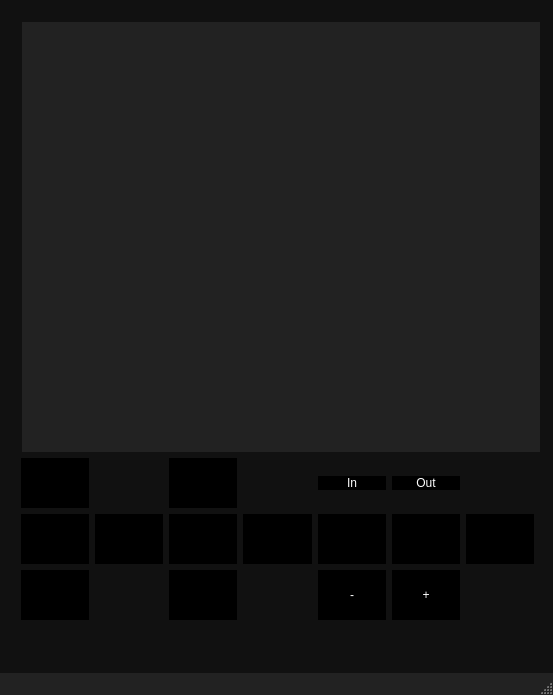
<?xml version="1.0" encoding="UTF-8"?>
<ui version="4.0">
 <class>MainWindow</class>
 <widget class="QMainWindow" name="MainWindow">
  <property name="geometry">
   <rect>
    <x>0</x>
    <y>0</y>
    <width>553</width>
    <height>695</height>
   </rect>
  </property>
  <property name="sizePolicy">
   <sizepolicy hsizetype="Expanding" vsizetype="Expanding">
    <horstretch>0</horstretch>
    <verstretch>10</verstretch>
   </sizepolicy>
  </property>
  <property name="windowTitle">
   <string>MainWindow</string>
  </property>
  <property name="styleSheet">
   <string notr="true">QMainWindow{
    background-color: #111111;

}





QStatusBar{
	background-color: #222222;
	color: white;
}

 QStatusBar::item {
     border: 1px solid yellow;
     border-radius: 3px;
 }

 QStatusBar QLabel {
     border: 1px solid white;
 }


QGraphicsView
{
    background-color: #222222;
}

QFileDialog{
		background-color: #222222;
		color: white;
}

QFileDialog QLineEdit{
		background-color: #222222;
		color: white;
}

QDialog#infoDialog{
	background-color: #222222;s
}

QMessageBox{
background-color: #222222;
	color: black;
}


QPushButton{
	border: 0px solid white;
	background-repeat: none;
	background-position: center;
	background-color: black;
	color: white;
	/*height:	70px;*/
}

QPushButton:checked{
	background-color: #333333;
}

QPushButton:pressed{
	background-color: #555555;
}


QPushButton#leftPushButton{
	background-image: url(:img/btn_pan_left_normal.png);
}

QPushButton#rightPushButton{
	background-image: url(:img/btn_pan_right_normal.png);
}



QPushButton#upPushButton{
	background-image: url(:img/btn_tilt_up_normal.png);
}

QPushButton#downPushButton{
	background-image: url(:img/btn_tilt_down_normal.png);
}


QPushButton#stopMovePushButton{
	background-image: url(:img/btn_pan_stop_normal.png);
}

QPushButton#cameraPushButton{
	background-image: url(:/img/device_nex.png);
}

QPushButton#toolsPushButton{
	background-image: url(:/img/btn_settings_normal.png);
}

QPushButton#previewPushButton{
	background-image: url(:/img/btn_postview_common_normal.png);
}


QPushButton#takePicturePushButton{
	background-image: url(:/img/btn_capture_still_normal.png);
}

QPushButton#takePicturePushButton:pressed {
    background-color: #ffffff;
}

QPushButton#takePicturePushButton:disabled {
	background-image: url(:/img/btn_capture_still_disable.png);
}

QPushButton#zoomInPushButton{
	background-image: url(:/img/zoom_t_normal.png);
}

QPushButton#zoomInPushButton:pressed{
	background-image: url(:/img/zoom_t_pushed.png);
    background-color: #ffffff;
}

QPushButton#zoomInPushButton:disabled{
	background-image: url(:/img/zoom_t_disable.png);

}

QPushButton#zoomOutPushButton{
	background-image: url(:/img/zoom_w_normal.png);
}

QPushButton#zoomOutPushButton:pressed{
	background-image: url(:/img/zoom_w_pushed.png);
    background-color: #ffffff;
}

QPushButton#zoomOutPushButton:disabled{
	background-image: url(:/img/zoom_w_disable.png);
}


QComboBox {
	/*font-family:  &quot;Lucida Grande&quot;, Lucida, Verdana, sans-serif;*/
	/*height: 90px;*/
    /*border-radius: 3px;*/
	border: 0px solid #D3D3D3;
    background-color: transparent;
    color: #FFFFFF;
    selection-background-color: blue;

}

QComboBox:hover {
   /* font-family:  &quot;Lucida Grande&quot;, Lucida, Verdana, sans-serif;*/
    background-color: #888888;
    color: #000000;
    padding: 2px;
}

QComboBox::drop-down:on {
    /*font-family:  &quot;Lucida Grande&quot;, Lucida, Verdana, sans-serif;*/
    color: #000000;  
}

QComboBox::drop-down {
    border: 0px solid #D3D3D3;
    color: #000000;
}

QComboBox::drop-down:pressed {
    border: 1px solid #D3D3D3;
    color: #000000;
}


QComboBox QAbstractItemView{
    background: transparent;
    background: grey;
	/* make the selection span the entire width of the view */
    /* show-decoration-selected: 1; */
}
QComboBox#configurationComboBox{
    /*font-family:  &quot;Lucida Grande&quot;, Lucida, Verdana, sans-serif;*/
 	color: white;
}

QLabel{
	color: white;
}

QLabel#zoomPositionLabel{
    /*font-family:  &quot;Lucida Grande&quot;, Lucida, Verdana, sans-serif;*/
	border: 0px solid #D3D3D3;
    background-color: transparent;
    color: #FFFFFF;
}

QCheckBox#loadPreviewPicCheckBox{

}


 QCheckBox {
     spacing: 0px;
	color: white;
	padding: 0px;
 }

 QCheckBox::indicator {
     width: 100px;
     height: 100px;
 }

 QCheckBox::indicator:unchecked {
     image: url(:/img/checkbox_off.png);
 }

 QCheckBox::indicator:unchecked:hover {
     image: url(:/img/checkbox_off.png);
 }

 QCheckBox::indicator:unchecked:pressed {
     image: url(:/img/checkbox_off.png);
 }

 QCheckBox::indicator:checked {
     image: url(:/img/checkbox_on.png);
 }
</string>
  </property>
  <widget class="QWidget" name="centralWidget">
   <property name="sizePolicy">
    <sizepolicy hsizetype="Expanding" vsizetype="Fixed">
     <horstretch>0</horstretch>
     <verstretch>0</verstretch>
    </sizepolicy>
   </property>
   <widget class="QWidget" name="centralGridLayoutWidget">
    <property name="geometry">
     <rect>
      <x>10</x>
      <y>0</y>
      <width>541</width>
      <height>631</height>
     </rect>
    </property>
    <layout class="QGridLayout" name="centralGridLayout">
     <property name="sizeConstraint">
      <enum>QLayout::SetDefaultConstraint</enum>
     </property>
     <item row="1" column="0">
      <widget class="QPushButton" name="previewPushButton">
       <property name="sizePolicy">
        <sizepolicy hsizetype="Expanding" vsizetype="Maximum">
         <horstretch>0</horstretch>
         <verstretch>0</verstretch>
        </sizepolicy>
       </property>
       <property name="minimumSize">
        <size>
         <width>0</width>
         <height>50</height>
        </size>
       </property>
       <property name="maximumSize">
        <size>
         <width>16777215</width>
         <height>100</height>
        </size>
       </property>
       <property name="font">
        <font>
         <kerning>false</kerning>
        </font>
       </property>
       <property name="text">
        <string/>
       </property>
       <property name="icon">
        <iconset>
         <normalon>:/img/btn_postview_common_normal.png</normalon>
        </iconset>
       </property>
       <property name="iconSize">
        <size>
         <width>52</width>
         <height>22</height>
        </size>
       </property>
       <property name="checkable">
        <bool>true</bool>
       </property>
      </widget>
     </item>
     <item row="3" column="0">
      <widget class="QPushButton" name="toolsPushButton">
       <property name="sizePolicy">
        <sizepolicy hsizetype="Expanding" vsizetype="Maximum">
         <horstretch>0</horstretch>
         <verstretch>0</verstretch>
        </sizepolicy>
       </property>
       <property name="minimumSize">
        <size>
         <width>0</width>
         <height>50</height>
        </size>
       </property>
       <property name="maximumSize">
        <size>
         <width>16777215</width>
         <height>100</height>
        </size>
       </property>
       <property name="font">
        <font>
         <kerning>false</kerning>
        </font>
       </property>
       <property name="text">
        <string/>
       </property>
       <property name="icon">
        <iconset>
         <normalon>:/img/btn_settings_normal.png</normalon>
        </iconset>
       </property>
       <property name="iconSize">
        <size>
         <width>52</width>
         <height>22</height>
        </size>
       </property>
       <property name="checkable">
        <bool>true</bool>
       </property>
      </widget>
     </item>
     <item row="2" column="0">
      <widget class="QPushButton" name="cameraPushButton">
       <property name="enabled">
        <bool>true</bool>
       </property>
       <property name="sizePolicy">
        <sizepolicy hsizetype="Expanding" vsizetype="Maximum">
         <horstretch>0</horstretch>
         <verstretch>0</verstretch>
        </sizepolicy>
       </property>
       <property name="minimumSize">
        <size>
         <width>0</width>
         <height>50</height>
        </size>
       </property>
       <property name="maximumSize">
        <size>
         <width>16777215</width>
         <height>100</height>
        </size>
       </property>
       <property name="sizeIncrement">
        <size>
         <width>0</width>
         <height>0</height>
        </size>
       </property>
       <property name="baseSize">
        <size>
         <width>0</width>
         <height>0</height>
        </size>
       </property>
       <property name="font">
        <font>
         <kerning>false</kerning>
        </font>
       </property>
       <property name="text">
        <string/>
       </property>
       <property name="iconSize">
        <size>
         <width>52</width>
         <height>22</height>
        </size>
       </property>
       <property name="checkable">
        <bool>true</bool>
       </property>
       <property name="autoDefault">
        <bool>false</bool>
       </property>
      </widget>
     </item>
     <item row="1" column="2">
      <widget class="QPushButton" name="upPushButton">
       <property name="sizePolicy">
        <sizepolicy hsizetype="Expanding" vsizetype="Maximum">
         <horstretch>0</horstretch>
         <verstretch>0</verstretch>
        </sizepolicy>
       </property>
       <property name="minimumSize">
        <size>
         <width>0</width>
         <height>50</height>
        </size>
       </property>
       <property name="maximumSize">
        <size>
         <width>16777215</width>
         <height>100</height>
        </size>
       </property>
       <property name="text">
        <string/>
       </property>
      </widget>
     </item>
     <item row="2" column="1">
      <widget class="QPushButton" name="leftPushButton">
       <property name="sizePolicy">
        <sizepolicy hsizetype="Expanding" vsizetype="Maximum">
         <horstretch>0</horstretch>
         <verstretch>0</verstretch>
        </sizepolicy>
       </property>
       <property name="minimumSize">
        <size>
         <width>0</width>
         <height>50</height>
        </size>
       </property>
       <property name="maximumSize">
        <size>
         <width>16777215</width>
         <height>100</height>
        </size>
       </property>
       <property name="text">
        <string/>
       </property>
       <property name="autoRepeat">
        <bool>false</bool>
       </property>
      </widget>
     </item>
     <item row="3" column="2">
      <widget class="QPushButton" name="downPushButton">
       <property name="sizePolicy">
        <sizepolicy hsizetype="Expanding" vsizetype="Maximum">
         <horstretch>0</horstretch>
         <verstretch>0</verstretch>
        </sizepolicy>
       </property>
       <property name="minimumSize">
        <size>
         <width>0</width>
         <height>50</height>
        </size>
       </property>
       <property name="maximumSize">
        <size>
         <width>16777215</width>
         <height>100</height>
        </size>
       </property>
       <property name="text">
        <string/>
       </property>
      </widget>
     </item>
     <item row="2" column="3">
      <widget class="QPushButton" name="rightPushButton">
       <property name="sizePolicy">
        <sizepolicy hsizetype="Expanding" vsizetype="Maximum">
         <horstretch>0</horstretch>
         <verstretch>0</verstretch>
        </sizepolicy>
       </property>
       <property name="minimumSize">
        <size>
         <width>0</width>
         <height>50</height>
        </size>
       </property>
       <property name="maximumSize">
        <size>
         <width>16777215</width>
         <height>100</height>
        </size>
       </property>
       <property name="text">
        <string/>
       </property>
      </widget>
     </item>
     <item row="0" column="0" colspan="8">
      <widget class="QStackedWidget" name="stackedWidget">
       <property name="sizePolicy">
        <sizepolicy hsizetype="Expanding" vsizetype="Minimum">
         <horstretch>0</horstretch>
         <verstretch>0</verstretch>
        </sizepolicy>
       </property>
       <property name="currentIndex">
        <number>0</number>
       </property>
       <widget class="QWidget" name="page">
        <property name="sizePolicy">
         <sizepolicy hsizetype="Ignored" vsizetype="Ignored">
          <horstretch>0</horstretch>
          <verstretch>0</verstretch>
         </sizepolicy>
        </property>
        <widget class="QWidget" name="controlGridLayoutWidget">
         <property name="geometry">
          <rect>
           <x>-10</x>
           <y>0</y>
           <width>551</width>
           <height>471</height>
          </rect>
         </property>
         <layout class="QGridLayout" name="controlGridLayout">
          <property name="sizeConstraint">
           <enum>QLayout::SetDefaultConstraint</enum>
          </property>
          <property name="spacing">
           <number>0</number>
          </property>
          <item row="1" column="0" colspan="2">
           <widget class="QComboBox" name="whiteBalanceComboBox">
            <property name="sizePolicy">
             <sizepolicy hsizetype="Expanding" vsizetype="Maximum">
              <horstretch>0</horstretch>
              <verstretch>0</verstretch>
             </sizepolicy>
            </property>
            <property name="minimumSize">
             <size>
              <width>0</width>
              <height>0</height>
             </size>
            </property>
            <property name="sizeIncrement">
             <size>
              <width>0</width>
              <height>0</height>
             </size>
            </property>
            <property name="font">
             <font>
              <family>Lucida Grande,Lucida,Verdana,sans-serif</family>
              <kerning>false</kerning>
             </font>
            </property>
            <property name="maxVisibleItems">
             <number>20</number>
            </property>
           </widget>
          </item>
          <item row="1" column="5">
           <widget class="QComboBox" name="focusModeComboBox">
            <property name="sizePolicy">
             <sizepolicy hsizetype="Expanding" vsizetype="Maximum">
              <horstretch>0</horstretch>
              <verstretch>0</verstretch>
             </sizepolicy>
            </property>
            <property name="maxVisibleItems">
             <number>6</number>
            </property>
            <property name="sizeAdjustPolicy">
             <enum>QComboBox::AdjustToContents</enum>
            </property>
           </widget>
          </item>
          <item row="1" column="4">
           <widget class="QComboBox" name="isoSpeedRateComboBox">
            <property name="sizePolicy">
             <sizepolicy hsizetype="Expanding" vsizetype="Maximum">
              <horstretch>0</horstretch>
              <verstretch>0</verstretch>
             </sizepolicy>
            </property>
            <property name="minimumSize">
             <size>
              <width>0</width>
              <height>0</height>
             </size>
            </property>
            <property name="font">
             <font>
              <family>Lucida Grande,Lucida,Verdana,sans-serif</family>
              <kerning>false</kerning>
             </font>
            </property>
            <property name="cursor">
             <cursorShape>ArrowCursor</cursorShape>
            </property>
            <property name="maxVisibleItems">
             <number>20</number>
            </property>
            <property name="duplicatesEnabled">
             <bool>false</bool>
            </property>
           </widget>
          </item>
          <item row="1" column="3">
           <widget class="QComboBox" name="fNumberComboBox">
            <property name="sizePolicy">
             <sizepolicy hsizetype="Expanding" vsizetype="Maximum">
              <horstretch>0</horstretch>
              <verstretch>0</verstretch>
             </sizepolicy>
            </property>
            <property name="minimumSize">
             <size>
              <width>0</width>
              <height>0</height>
             </size>
            </property>
            <property name="font">
             <font>
              <family>Lucida Grande,Lucida,Verdana,sans-serif</family>
              <kerning>false</kerning>
             </font>
            </property>
            <property name="maxVisibleItems">
             <number>4</number>
            </property>
           </widget>
          </item>
          <item row="1" column="2">
           <widget class="QComboBox" name="shutterSpeedComboBox">
            <property name="sizePolicy">
             <sizepolicy hsizetype="Expanding" vsizetype="Maximum">
              <horstretch>0</horstretch>
              <verstretch>0</verstretch>
             </sizepolicy>
            </property>
            <property name="minimumSize">
             <size>
              <width>0</width>
              <height>0</height>
             </size>
            </property>
            <property name="font">
             <font>
              <family>Lucida Grande,Lucida,Verdana,sans-serif</family>
              <kerning>false</kerning>
             </font>
            </property>
            <property name="maxVisibleItems">
             <number>6</number>
            </property>
            <property name="insertPolicy">
             <enum>QComboBox::InsertAtTop</enum>
            </property>
            <property name="sizeAdjustPolicy">
             <enum>QComboBox::AdjustToContentsOnFirstShow</enum>
            </property>
           </widget>
          </item>
          <item row="0" column="0" colspan="7">
           <widget class="QGraphicsView" name="LiveviewGraphicsView">
            <property name="enabled">
             <bool>false</bool>
            </property>
            <property name="sizePolicy">
             <sizepolicy hsizetype="Expanding" vsizetype="Minimum">
              <horstretch>0</horstretch>
              <verstretch>0</verstretch>
             </sizepolicy>
            </property>
            <property name="frameShape">
             <enum>QFrame::NoFrame</enum>
            </property>
            <property name="frameShadow">
             <enum>QFrame::Plain</enum>
            </property>
            <property name="lineWidth">
             <number>0</number>
            </property>
            <property name="alignment">
             <set>Qt::AlignLeading|Qt::AlignLeft|Qt::AlignTop</set>
            </property>
           </widget>
          </item>
          <item row="1" column="6">
           <widget class="QLabel" name="zoomPositionLabel">
            <property name="sizePolicy">
             <sizepolicy hsizetype="Expanding" vsizetype="Maximum">
              <horstretch>0</horstretch>
              <verstretch>0</verstretch>
             </sizepolicy>
            </property>
            <property name="minimumSize">
             <size>
              <width>10</width>
              <height>10</height>
             </size>
            </property>
            <property name="text">
             <string>Zoom</string>
            </property>
           </widget>
          </item>
         </layout>
        </widget>
       </widget>
       <widget class="QWidget" name="page_2">
        <property name="sizePolicy">
         <sizepolicy hsizetype="Ignored" vsizetype="Ignored">
          <horstretch>0</horstretch>
          <verstretch>0</verstretch>
         </sizepolicy>
        </property>
        <widget class="QWidget" name="settingsGridLayoutWidget">
         <property name="geometry">
          <rect>
           <x>0</x>
           <y>10</y>
           <width>481</width>
           <height>571</height>
          </rect>
         </property>
         <property name="sizePolicy">
          <sizepolicy hsizetype="Preferred" vsizetype="MinimumExpanding">
           <horstretch>0</horstretch>
           <verstretch>0</verstretch>
          </sizepolicy>
         </property>
         <property name="font">
          <font>
           <kerning>false</kerning>
          </font>
         </property>
         <layout class="QGridLayout" name="settingsGridLayout">
          <property name="sizeConstraint">
           <enum>QLayout::SetMinimumSize</enum>
          </property>
          <item row="6" column="1">
           <widget class="QPushButton" name="startTimerPushButton">
            <property name="sizePolicy">
             <sizepolicy hsizetype="Expanding" vsizetype="Expanding">
              <horstretch>0</horstretch>
              <verstretch>0</verstretch>
             </sizepolicy>
            </property>
            <property name="font">
             <font>
              <family>Lucida Grande</family>
              <kerning>false</kerning>
             </font>
            </property>
            <property name="text">
             <string>Timelapse</string>
            </property>
            <property name="checkable">
             <bool>true</bool>
            </property>
           </widget>
          </item>
          <item row="12" column="0">
           <widget class="QComboBox" name="selfTimerComboBox">
            <property name="sizePolicy">
             <sizepolicy hsizetype="MinimumExpanding" vsizetype="Expanding">
              <horstretch>0</horstretch>
              <verstretch>0</verstretch>
             </sizepolicy>
            </property>
            <property name="font">
             <font>
              <family>Lucida Grande,Lucida,Verdana,sans-serif</family>
              <kerning>false</kerning>
             </font>
            </property>
           </widget>
          </item>
          <item row="0" column="0" colspan="2">
           <widget class="QLineEdit" name="urlLineEdit">
            <property name="sizePolicy">
             <sizepolicy hsizetype="Expanding" vsizetype="Expanding">
              <horstretch>0</horstretch>
              <verstretch>0</verstretch>
             </sizepolicy>
            </property>
            <property name="font">
             <font>
              <family>Lucida Grande</family>
              <kerning>false</kerning>
             </font>
            </property>
           </widget>
          </item>
          <item row="4" column="1">
           <widget class="QPushButton" name="chooseFolderPushButton">
            <property name="sizePolicy">
             <sizepolicy hsizetype="Expanding" vsizetype="Expanding">
              <horstretch>0</horstretch>
              <verstretch>0</verstretch>
             </sizepolicy>
            </property>
            <property name="font">
             <font>
              <family>Lucida Grande</family>
              <kerning>false</kerning>
             </font>
            </property>
            <property name="toolTip">
             <string>&lt;html&gt;&lt;head/&gt;&lt;body&gt;&lt;p&gt;Choose the folder where  the preview pictures are stored.&lt;/p&gt;&lt;/body&gt;&lt;/html&gt;</string>
            </property>
            <property name="text">
             <string>Folder</string>
            </property>
           </widget>
          </item>
          <item row="9" column="1">
           <widget class="QTimeEdit" name="intervalTimeEdit">
            <property name="sizePolicy">
             <sizepolicy hsizetype="Maximum" vsizetype="Expanding">
              <horstretch>0</horstretch>
              <verstretch>0</verstretch>
             </sizepolicy>
            </property>
            <property name="font">
             <font>
              <family>Lucida Grande</family>
              <kerning>false</kerning>
             </font>
            </property>
            <property name="displayFormat">
             <string>ss:zzz</string>
            </property>
            <property name="time">
             <time>
              <hour>0</hour>
              <minute>0</minute>
              <second>1</second>
             </time>
            </property>
           </widget>
          </item>
          <item row="2" column="0">
           <widget class="QPushButton" name="startRecModePushButton">
            <property name="sizePolicy">
             <sizepolicy hsizetype="Expanding" vsizetype="Expanding">
              <horstretch>0</horstretch>
              <verstretch>0</verstretch>
             </sizepolicy>
            </property>
            <property name="font">
             <font>
              <family>Lucida Grande</family>
              <kerning>false</kerning>
             </font>
            </property>
            <property name="text">
             <string>Connect</string>
            </property>
            <property name="checkable">
             <bool>true</bool>
            </property>
           </widget>
          </item>
          <item row="6" column="0">
           <widget class="QPushButton" name="startLiveViewPushButton">
            <property name="sizePolicy">
             <sizepolicy hsizetype="Expanding" vsizetype="Expanding">
              <horstretch>0</horstretch>
              <verstretch>0</verstretch>
             </sizepolicy>
            </property>
            <property name="font">
             <font>
              <family>Lucida Grande</family>
              <kerning>false</kerning>
             </font>
            </property>
            <property name="text">
             <string>Live</string>
            </property>
            <property name="checkable">
             <bool>true</bool>
            </property>
            <property name="checked">
             <bool>false</bool>
            </property>
           </widget>
          </item>
          <item row="2" column="1">
           <widget class="QComboBox" name="configurationComboBox">
            <property name="sizePolicy">
             <sizepolicy hsizetype="Expanding" vsizetype="Expanding">
              <horstretch>0</horstretch>
              <verstretch>0</verstretch>
             </sizepolicy>
            </property>
            <property name="font">
             <font>
              <family>Lucida Grande,Lucida,Verdana,sans-serif</family>
              <kerning>false</kerning>
             </font>
            </property>
           </widget>
          </item>
          <item row="9" column="0">
           <widget class="QLabel" name="intervallLabel">
            <property name="sizePolicy">
             <sizepolicy hsizetype="Expanding" vsizetype="Expanding">
              <horstretch>0</horstretch>
              <verstretch>0</verstretch>
             </sizepolicy>
            </property>
            <property name="font">
             <font>
              <family>Lucida Grande</family>
              <kerning>false</kerning>
             </font>
            </property>
            <property name="text">
             <string>Interval</string>
            </property>
           </widget>
          </item>
          <item row="12" column="1">
           <widget class="QPushButton" name="quitPushButton">
            <property name="sizePolicy">
             <sizepolicy hsizetype="Expanding" vsizetype="Expanding">
              <horstretch>0</horstretch>
              <verstretch>0</verstretch>
             </sizepolicy>
            </property>
            <property name="text">
             <string>Quit</string>
            </property>
           </widget>
          </item>
          <item row="4" column="0">
           <widget class="QCheckBox" name="loadPreviewPicCheckBox">
            <property name="sizePolicy">
             <sizepolicy hsizetype="Expanding" vsizetype="Expanding">
              <horstretch>0</horstretch>
              <verstretch>0</verstretch>
             </sizepolicy>
            </property>
            <property name="font">
             <font>
              <family>Lucida Grande</family>
              <kerning>false</kerning>
             </font>
            </property>
            <property name="toolTip">
             <string>&lt;html&gt;&lt;head/&gt;&lt;body&gt;&lt;p&gt;Load the Preview Pictures&lt;/p&gt;&lt;/body&gt;&lt;/html&gt;</string>
            </property>
            <property name="text">
             <string>Load</string>
            </property>
           </widget>
          </item>
          <item row="11" column="0">
           <widget class="QComboBox" name="exposureModeComboBox">
            <property name="sizePolicy">
             <sizepolicy hsizetype="MinimumExpanding" vsizetype="Expanding">
              <horstretch>0</horstretch>
              <verstretch>0</verstretch>
             </sizepolicy>
            </property>
            <property name="font">
             <font>
              <family>Lucida Grande,Lucida,Verdana,sans-serif</family>
              <kerning>false</kerning>
             </font>
            </property>
           </widget>
          </item>
          <item row="11" column="1">
           <widget class="QComboBox" name="postViewImageSizeComboBox">
            <property name="sizePolicy">
             <sizepolicy hsizetype="MinimumExpanding" vsizetype="Expanding">
              <horstretch>0</horstretch>
              <verstretch>0</verstretch>
             </sizepolicy>
            </property>
            <property name="font">
             <font>
              <family>Lucida Grande,Lucida,Verdana,sans-serif</family>
              <kerning>false</kerning>
             </font>
            </property>
           </widget>
          </item>
          <item row="10" column="1">
           <widget class="QTimeEdit" name="durationTimeEdit">
            <property name="sizePolicy">
             <sizepolicy hsizetype="Maximum" vsizetype="Expanding">
              <horstretch>0</horstretch>
              <verstretch>0</verstretch>
             </sizepolicy>
            </property>
            <property name="font">
             <font>
              <family>Lucida Grande</family>
              <kerning>false</kerning>
             </font>
            </property>
            <property name="displayFormat">
             <string>HH:mm:ss</string>
            </property>
            <property name="time">
             <time>
              <hour>0</hour>
              <minute>1</minute>
              <second>0</second>
             </time>
            </property>
           </widget>
          </item>
          <item row="10" column="0">
           <widget class="QLabel" name="durationLabel">
            <property name="sizePolicy">
             <sizepolicy hsizetype="Expanding" vsizetype="Expanding">
              <horstretch>0</horstretch>
              <verstretch>0</verstretch>
             </sizepolicy>
            </property>
            <property name="font">
             <font>
              <family>Lucida Grande</family>
              <kerning>false</kerning>
             </font>
            </property>
            <property name="text">
             <string>Dur</string>
            </property>
           </widget>
          </item>
         </layout>
        </widget>
       </widget>
       <widget class="QWidget" name="page_3">
        <property name="sizePolicy">
         <sizepolicy hsizetype="Ignored" vsizetype="Ignored">
          <horstretch>0</horstretch>
          <verstretch>0</verstretch>
         </sizepolicy>
        </property>
        <widget class="QWidget" name="previewVerticalLayoutWidget">
         <property name="geometry">
          <rect>
           <x>0</x>
           <y>0</y>
           <width>491</width>
           <height>601</height>
          </rect>
         </property>
         <layout class="QVBoxLayout" name="previewVerticalLayout">
          <property name="sizeConstraint">
           <enum>QLayout::SetDefaultConstraint</enum>
          </property>
          <item>
           <widget class="QGraphicsView" name="previewGraphicsView">
            <property name="sizePolicy">
             <sizepolicy hsizetype="Expanding" vsizetype="Minimum">
              <horstretch>0</horstretch>
              <verstretch>0</verstretch>
             </sizepolicy>
            </property>
           </widget>
          </item>
         </layout>
        </widget>
       </widget>
      </widget>
     </item>
     <item row="2" column="2">
      <widget class="QPushButton" name="stopMovePushButton">
       <property name="sizePolicy">
        <sizepolicy hsizetype="Minimum" vsizetype="Maximum">
         <horstretch>0</horstretch>
         <verstretch>0</verstretch>
        </sizepolicy>
       </property>
       <property name="minimumSize">
        <size>
         <width>0</width>
         <height>50</height>
        </size>
       </property>
       <property name="maximumSize">
        <size>
         <width>16777215</width>
         <height>100</height>
        </size>
       </property>
       <property name="sizeIncrement">
        <size>
         <width>0</width>
         <height>0</height>
        </size>
       </property>
       <property name="text">
        <string/>
       </property>
      </widget>
     </item>
     <item row="2" column="6">
      <widget class="QPushButton" name="takePicturePushButton">
       <property name="sizePolicy">
        <sizepolicy hsizetype="Expanding" vsizetype="Maximum">
         <horstretch>0</horstretch>
         <verstretch>0</verstretch>
        </sizepolicy>
       </property>
       <property name="minimumSize">
        <size>
         <width>0</width>
         <height>50</height>
        </size>
       </property>
       <property name="maximumSize">
        <size>
         <width>16777215</width>
         <height>100</height>
        </size>
       </property>
       <property name="font">
        <font>
         <family>Lucida Grande,Lucida,Verdana,sans-serif</family>
         <kerning>false</kerning>
        </font>
       </property>
       <property name="styleSheet">
        <string notr="true">default.qss</string>
       </property>
       <property name="text">
        <string/>
       </property>
       <property name="iconSize">
        <size>
         <width>52</width>
         <height>22</height>
        </size>
       </property>
      </widget>
     </item>
     <item row="3" column="5">
      <widget class="QPushButton" name="nextPushButton">
       <property name="sizePolicy">
        <sizepolicy hsizetype="Expanding" vsizetype="Maximum">
         <horstretch>0</horstretch>
         <verstretch>0</verstretch>
        </sizepolicy>
       </property>
       <property name="minimumSize">
        <size>
         <width>0</width>
         <height>50</height>
        </size>
       </property>
       <property name="maximumSize">
        <size>
         <width>16777215</width>
         <height>100</height>
        </size>
       </property>
       <property name="text">
        <string>+</string>
       </property>
      </widget>
     </item>
     <item row="3" column="4">
      <widget class="QPushButton" name="previousPushButton">
       <property name="sizePolicy">
        <sizepolicy hsizetype="Expanding" vsizetype="Maximum">
         <horstretch>0</horstretch>
         <verstretch>0</verstretch>
        </sizepolicy>
       </property>
       <property name="minimumSize">
        <size>
         <width>0</width>
         <height>50</height>
        </size>
       </property>
       <property name="maximumSize">
        <size>
         <width>16777215</width>
         <height>100</height>
        </size>
       </property>
       <property name="text">
        <string>-</string>
       </property>
      </widget>
     </item>
     <item row="2" column="5">
      <widget class="QPushButton" name="zoomInPushButton">
       <property name="sizePolicy">
        <sizepolicy hsizetype="Expanding" vsizetype="Maximum">
         <horstretch>0</horstretch>
         <verstretch>0</verstretch>
        </sizepolicy>
       </property>
       <property name="minimumSize">
        <size>
         <width>0</width>
         <height>50</height>
        </size>
       </property>
       <property name="maximumSize">
        <size>
         <width>16777215</width>
         <height>100</height>
        </size>
       </property>
       <property name="text">
        <string/>
       </property>
       <property name="iconSize">
        <size>
         <width>52</width>
         <height>22</height>
        </size>
       </property>
      </widget>
     </item>
     <item row="2" column="4">
      <widget class="QPushButton" name="zoomOutPushButton">
       <property name="sizePolicy">
        <sizepolicy hsizetype="Expanding" vsizetype="Maximum">
         <horstretch>0</horstretch>
         <verstretch>0</verstretch>
        </sizepolicy>
       </property>
       <property name="minimumSize">
        <size>
         <width>0</width>
         <height>50</height>
        </size>
       </property>
       <property name="maximumSize">
        <size>
         <width>16777215</width>
         <height>100</height>
        </size>
       </property>
       <property name="text">
        <string/>
       </property>
       <property name="iconSize">
        <size>
         <width>52</width>
         <height>22</height>
        </size>
       </property>
      </widget>
     </item>
     <item row="1" column="4">
      <widget class="QPushButton" name="manualFocusInPushButton">
       <property name="text">
        <string>In</string>
       </property>
      </widget>
     </item>
     <item row="1" column="5">
      <widget class="QPushButton" name="manualFocusOutPushButton">
       <property name="text">
        <string>Out</string>
       </property>
      </widget>
     </item>
    </layout>
   </widget>
  </widget>
  <widget class="QMenuBar" name="menuBar">
   <property name="enabled">
    <bool>false</bool>
   </property>
   <property name="geometry">
    <rect>
     <x>0</x>
     <y>0</y>
     <width>553</width>
     <height>22</height>
    </rect>
   </property>
   <property name="sizePolicy">
    <sizepolicy hsizetype="Ignored" vsizetype="Ignored">
     <horstretch>0</horstretch>
     <verstretch>0</verstretch>
    </sizepolicy>
   </property>
  </widget>
  <widget class="QToolBar" name="mainToolBar">
   <property name="enabled">
    <bool>false</bool>
   </property>
   <property name="sizePolicy">
    <sizepolicy hsizetype="Ignored" vsizetype="Ignored">
     <horstretch>0</horstretch>
     <verstretch>0</verstretch>
    </sizepolicy>
   </property>
   <attribute name="toolBarArea">
    <enum>TopToolBarArea</enum>
   </attribute>
   <attribute name="toolBarBreak">
    <bool>false</bool>
   </attribute>
  </widget>
  <widget class="QStatusBar" name="statusBar">
   <property name="sizePolicy">
    <sizepolicy hsizetype="Expanding" vsizetype="Expanding">
     <horstretch>0</horstretch>
     <verstretch>0</verstretch>
    </sizepolicy>
   </property>
  </widget>
  <widget class="QToolBar" name="toolBar">
   <property name="enabled">
    <bool>false</bool>
   </property>
   <property name="sizePolicy">
    <sizepolicy hsizetype="Ignored" vsizetype="Ignored">
     <horstretch>0</horstretch>
     <verstretch>0</verstretch>
    </sizepolicy>
   </property>
   <property name="windowTitle">
    <string>toolBar</string>
   </property>
   <attribute name="toolBarArea">
    <enum>TopToolBarArea</enum>
   </attribute>
   <attribute name="toolBarBreak">
    <bool>false</bool>
   </attribute>
  </widget>
 </widget>
 <layoutdefault spacing="6" margin="11"/>
 <resources/>
 <connections/>
</ui>
